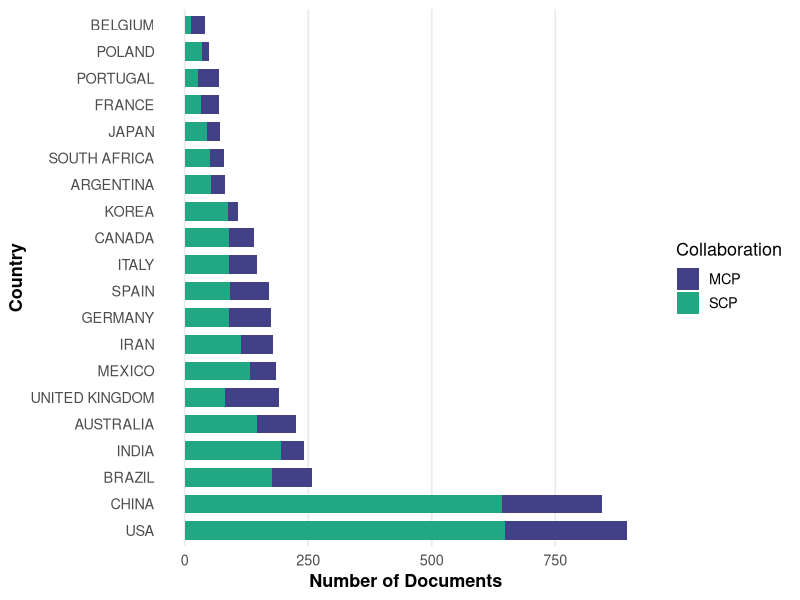
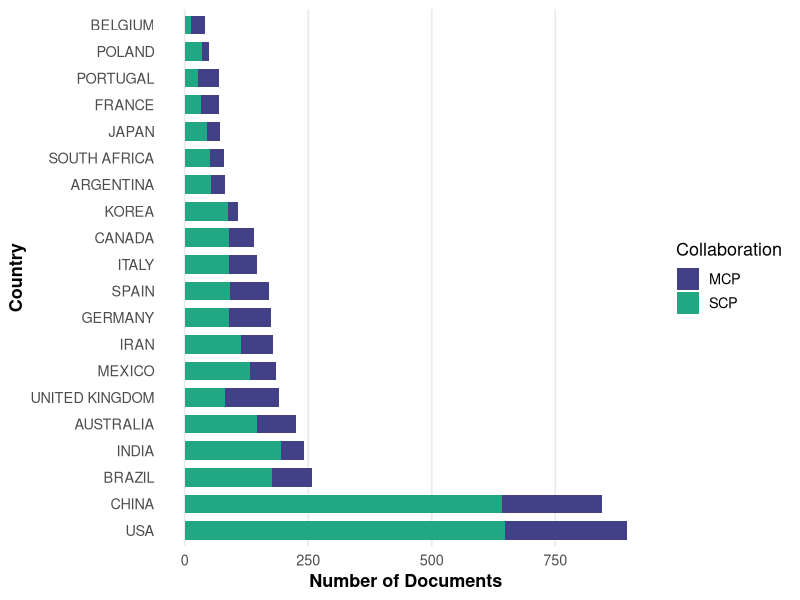

Here is the R script that generated these plots, in order:
# =========================
# 1. 加载包
# =========================
library(tidyverse)
# =========================
# 2. 读取数据
# =========================
df <- read.csv(
  "data/Processed/Most_Relevant_Countries.csv",
  skip = 1
  )
# 查看列名（确保结构）
str(df)
# =========================
# 3. 保留关键变量
# =========================
df <- df %>%
  select(Country, SCP, MCP, Articles)
# =========================
# 4. 计算总量 + 选Top20
# =========================
df_top20 <- df %>%
  mutate(Total = SCP + MCP) %>%
  arrange(desc(Total)) %>%
  slice(1:20)
# =========================
# 5. 转长格式
# =========================
df_long <- df_top20 %>%
  pivot_longer(
    cols = c(SCP, MCP),
    names_to = "Type",
    values_to = "Documents"
  )
# =========================
# 6. 国家排序（Top10从大到小）
# =========================
df_long$Country <- factor(
  df_long$Country,
  levels = df_top20$Country
)
# =========================
# 7. 配色
# =========================
pal <- c(
  "SCP" = "#22A785",
  "MCP" = "#424086"
)
# =========================
# 8. 画图
# =========================
p <- ggplot(df_long, aes(x = Documents, y = Country, fill = Type)) +
  geom_bar(stat = "identity", width = 0.7) +
  scale_fill_manual(values = pal) +
  labs(
    x = "Number of Documents",
    y = "Country",
    fill = "Collaboration"
  ) +
  theme_minimal(base_size = 13) +
  theme(
    panel.grid.major.y = element_blank(),
    panel.grid.minor = element_blank(),
    axis.title = element_text(face = "bold"),
    legend.position = "right"
  )

# =========================
# 9. 导出高清图
# =========================
ggsave(
  "Figures/Appendix_1.png",
  plot = p,
  width = 9,
  height = 6,
  dpi = 600
)

p
